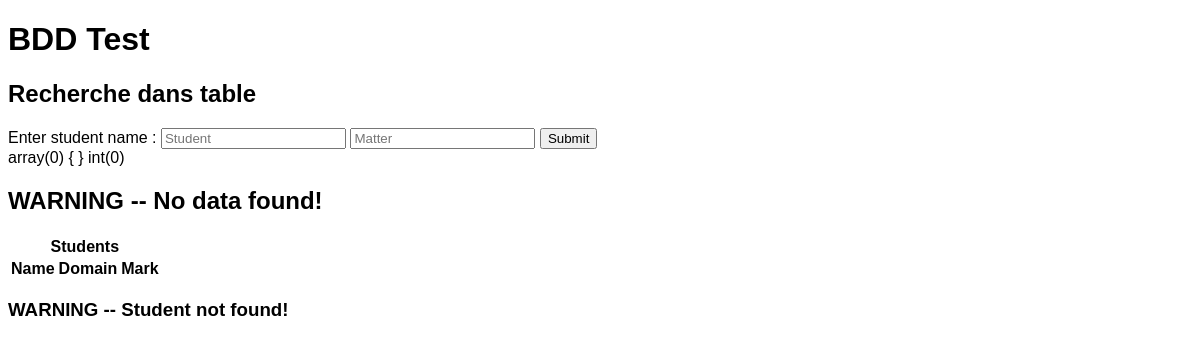
/php/TD_BDD_test.php, run on an earlier commit of the app's database.
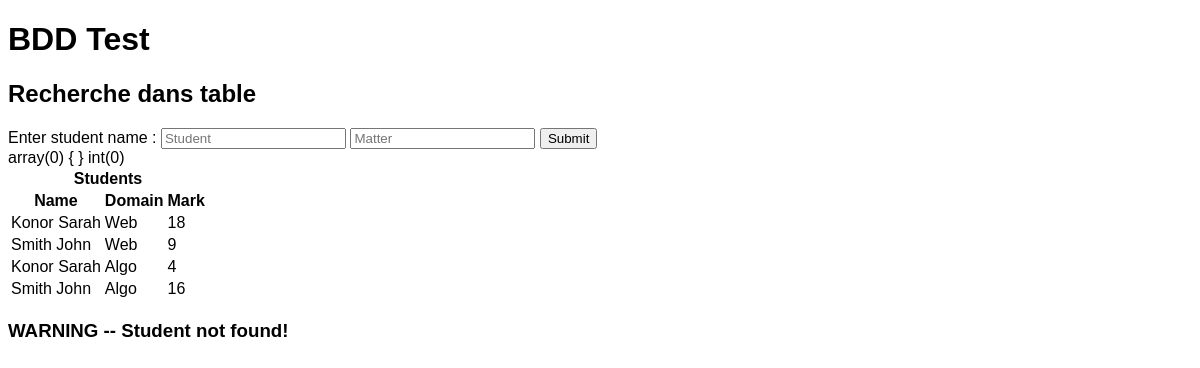
And on a later commit of the database.
### tables this page shows
create table Mark(
	MATTER varchar(50) not null,
	STUDENT varchar(50) not null,
	MARK int(2) not null
);

### php/TD_school_database.php (called while the page is built, shortened)
<?php
	function GetMarkList($conn){
		$marks = [];
		$req = 'SELECT CONCAT(User.LASTNAME, " ", User.FIRSTNAME) AS STUDENT, User.LOGIN, Mark.MATTER, Mark.MARK
				FROM Mark, User
				WHERE Mark.STUDENT = User.LOGIN';
		try{
			$result = $conn->query($req);
			while($data = $result->fetch(PDO::FETCH_ASSOC)){
				$marks[] = $data;
			}
			return $marks;
		}
		catch(PDOException $e){
			echo "Error : ".$e->getMessage();
		}
	}
?>

### php/TD_BDD_test.php (the view, shortened to what this page needs)
<!DOCTYPE html>
<html lang="fr">
	<head>
		<link rel="stylesheet" type="text/css" href="../css/login.css">
	</head>
	<body>
		<h1>BDD Test</h1>
		<h2>Recherche dans table</h2>
		<form method="POST">
			<label for="search">Enter student name :</label>
			<input type="text" name="searchStudent" placeholder="Student">
			<input type="text" name="searchMatter" placeholder="Matter">
			<input type="submit" name="submit">
		</form>
		<?php
			include "./TD_school_database.php";
			$conn = ConnectDatabase();
			$marks = GetMarkList($conn);
			$searchStudent = null;
			$searchMatter = null;
			var_dump($_POST);
			var_dump(strlen($searchMatter));
			if ($marks == null)
				echo "<h2>WARNING -- No data found!</h2>";
		?>
		<table id="studentTable">
			<thead>
				<tr>
					<th colspan="3">Students</th>
				</tr>
				<tr>
					<th>Name</th>
					<th>Domain</th>
					<th>Mark</th>
				</tr>
			</thead>
			<tbody id="studentTableBody">
				<?php
					if (strlen($searchStudent)){
						if (strlen($searchMatter)){
							foreach ($marks as $mark)
								if ($mark['STUDENT'] == $searchStudent && $mark['MATTER'] == $searchMatter)
									echo "<tr><td>".$mark['STUDENT']."</td><td>".$mark['MATTER']."</td><td>".$mark['MARK']."</td></tr>";
						}
						else{
							foreach ($marks as $mark)
								if ($mark['STUDENT'] == $searchStudent)
									echo "<tr><td>".$mark['STUDENT']."</td><td>".$mark['MATTER']."</td><td>".$mark['MARK']."</td></tr>";
						}
					}else{
						if (strlen($searchMatter)){
							foreach ($marks as $mark)
								if ($mark['MATTER'] == $searchMatter)
									echo "<tr><td>".$mark['STUDENT']."</td><td>".$mark['MATTER']."</td><td>".$mark['MARK']."</td></tr>";
						}
						else{
							foreach ($marks as $mark)
								echo "<tr><td>".$mark['STUDENT']."</td><td>".$mark['MATTER']."</td><td>".$mark['MARK']."</td></tr>";
						}
					}
				?>
			</tbody>
		</table>
		<?php
			$studentFound = false;
			$sommeMark = 0;
			$numberMark = 0;
			if (!$studentFound)
				echo "<h3>WARNING -- Student not found!</h3>";
			else
				echo "Student global average : ".($sommeMark / $numberMark);
		?>
	</body>
</html>

### css/login.css (style rules this page uses)
:root { --color_MainOrange: #ffaa00; --color_MainWhite: #959595; }
body { display: block; font-family: arial; background-image: url("../images/index/wallpaper_virgo.png"); }

What changed in the data, as far as the page shows it:
added mark: STUDENT "Konor Sarah", MATTER "Web", MARK "18"
added mark: STUDENT "Smith John", MATTER "Web", MARK "9"
added mark: STUDENT "Konor Sarah", MATTER "Algo", MARK "4"
added mark: STUDENT "Smith John", MATTER "Algo", MARK "16"
Also different on the page:
text no longer shown: "WARNING -- No data found!"
